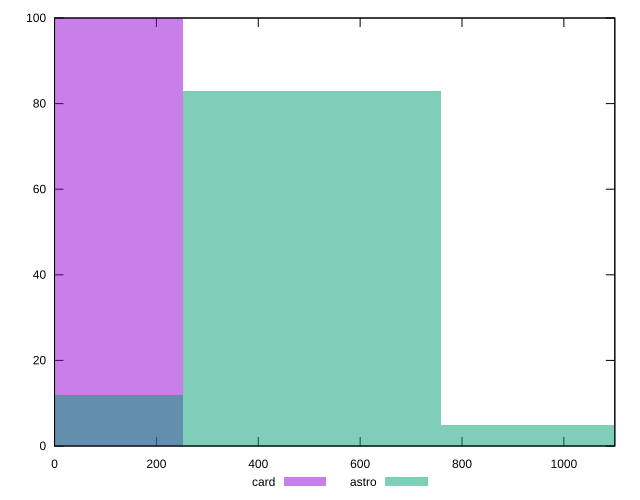

The script that saved this image:
reset

$card <<EOF
0 100
EOF

$astro <<EOF
505.71352695500264 83
0 12
1011.4270539100053 5
EOF

set key outside below
set boxwidth 505.71352695500264
set xrange [0:1100]
set yrange [0:100]
set trange [0:100]
set style fill transparent solid 0.5 noborder
set terminal svg size 640, 500 enhanced background rgb 'white'
set output "reports/report_00028_2021-02-24T12-49-42.674Z/unused-css-rules/comparison/histogram/2_vs_3.svg"

plot $card title "card" with boxes, \
     $astro title "astro" with boxes

reset
